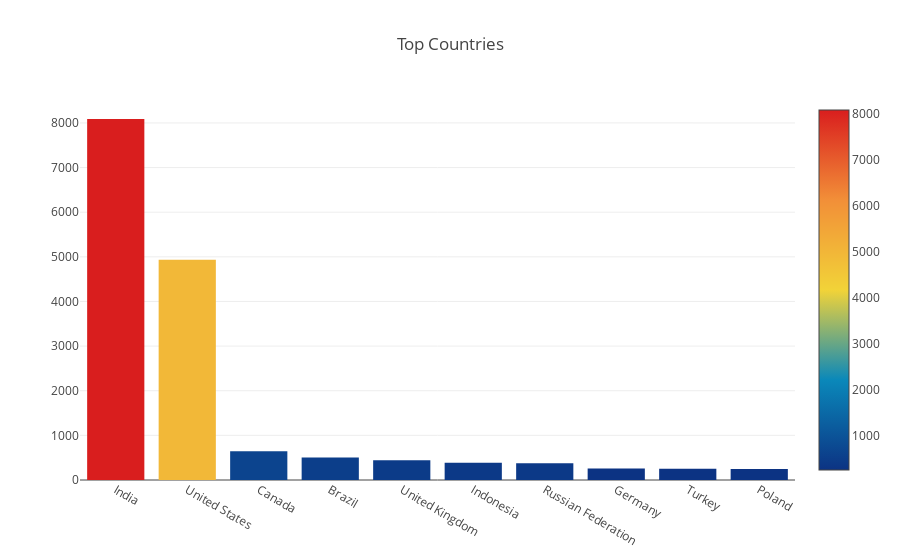

The notebook cell this image was saved under:
### Markdown cell above
We will consider the top 10 countries from where majority of the developers are:

### Code cell
from plotly.offline import download_plotlyjs, init_notebook_mode, plot, iplot
import plotly as py
import plotly.graph_objs as go

init_notebook_mode(connected=True)
ag = df_c['CountryNumeric2'].value_counts().head(10)
trace = go.Bar(
    x=ag.index,
    y=ag.values,
    marker=dict(
        #color = np.random.randn(500), #set color equal to a variable
        color = ag.values,
        colorscale='Portland',
        showscale=True
    ),
)
layout = go.Layout(
    title='Top Countries'
)
data = [trace]
fig = go.Figure(data=data, layout=layout)
plotly.offline.iplot(fig)

### Figure 1 — Plotly figure (JSON) as saved in the notebook; plotly's stock layout.template omitted (floating-point values rounded to 4 significant figures)
{"data": [{"marker": {"color": [8088, 4937, 642, 502, 443, 387, 378, 258, 250, 248], "colorscale": "Portland", "showscale": true}, "x": ["India", "United States", "Canada", "Brazil", "United Kingdom", "Indonesia", "Russian Federation", "Germany", "Turkey", "Poland"], "y": [8088, 4937, 642, 502, 443, 387, 378, 258, 250, 248], "type": "bar", "uid": "6112d717-59e4-4b38-ad06-7ca14a10b691"}], "layout": {"title": {"text": "Top Countries"}}}
